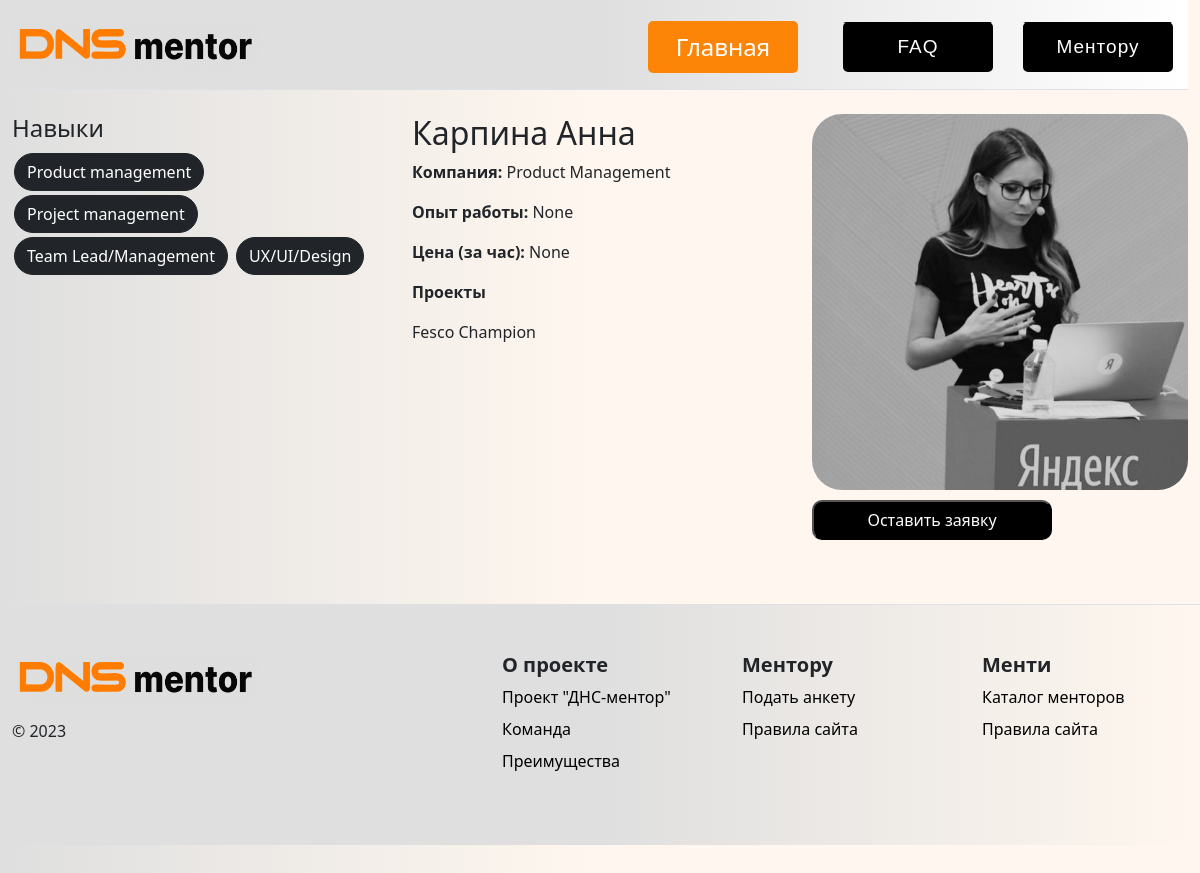
The page /card/6 on the database as committed earlier.
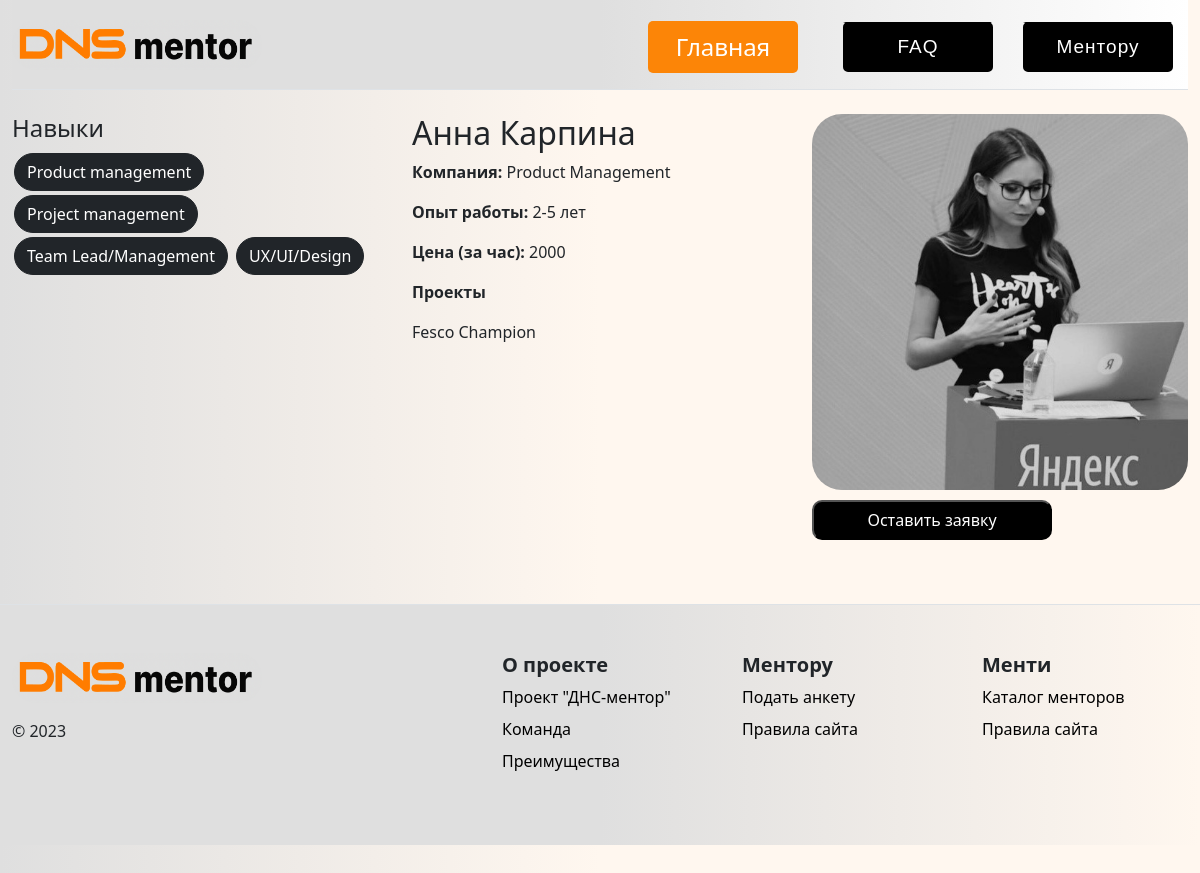
The same page on the database as committed later.
### tables this page shows
CREATE TABLE "anketa" (
	"id"	INTEGER,
	"photo"	BLOB,
	"company_title"	TEXT,
	"telegram"	TEXT,
	"specialization"	TEXT,
	"projects"	TEXT,
	"name"	TEXT,
	"added"	INTEGER,
	"experience"	TEXT,
	"price"	TEXT,
	PRIMARY KEY("id" AUTOINCREMENT)
);

### main.py (the view)
@app.route('/card/<int:id>')
def mentor_profile(id):
    conn = sqlite3.connect('lib1.db')
    cursor = conn.cursor()
    cursor.execute("""SELECT * FROM anketa """)
    mentor = cursor.fetchall()
    lst_mentor = []
    for ment in mentor:
        d = {}
        d["id"] = ment[0]
        d["photo"] = ment[1]
        d["company_title"] = ment[2]
        d["telegram"] = ment[3]
        d["specialization"] = ment[4]
        d["projects"] = ment[5]
        d["name"] = ment[6]
        d["experience"] = ment[8]
        d["price"] = ment[9]
        lst_mentor.append(d)
    lst_mentor_in_katalog = ""
    conn.close()
    for i in range(len(lst_mentor)):
        if lst_mentor[i]["id"] == id:
            lst_mentor_in_katalog = lst_mentor[i]
    return render_template('card_1.html', mentor=lst_mentor_in_katalog)

### templates/card_1.html (shortened to what this page needs)
{% extends 'base.html' %}
{% block body %}
  <div class="container-fluid">
    <div class="row">
      <div class="col-md-4">
        <h4>Навыки</h4>
      {%for el in mentor.specialization.replace(", ", ",").split(",")%}
          <input type="submit" class="btn btn-dark skr" value="{{el}}" >
      {% endfor %}
      </div>
      <div class="col-md-4">
        <h2>{{ mentor.name }}</h2>
        <p><strong>Компания:</strong> {{ mentor.company_title }}</p>
        <p><strong>Опыт работы:</strong> {{ mentor.experience }}</p>
        <p><strong>Цена (за час):</strong> {{ mentor.price }}</p>
        <p><strong>Проекты</strong></p>
        {{ mentor.projects }}
      </div>
      <div class="col-md-4">
        <figure>
          <img src="{{ url_for('static', filename='img/photos/' + mentor.photo) }}" alt="{{ mentor.name }}" class="img-fluid">
          <figcaption class="bot">
            <form action="/menti_request" method="post" id="form-{{ mentor.telegram }}">
              <button type="submit" class="button">Оставить заявку</button>
            </form>
          </figcaption>
        </figure>
      </div>
    </div>
  </div>
    {% endblock %}

Rows that differ between the two databases and show on the page:
changed anketa "Product Management": name "Карпина Анна" → "Анна Карпина"; experience (not shown) → "2-5 лет"; price (not shown) → "2000"
Other text that changed with them:
{{ mentor.experience }}: "None" → (not shown)
{{ mentor.price }}: "None" → (not shown)
